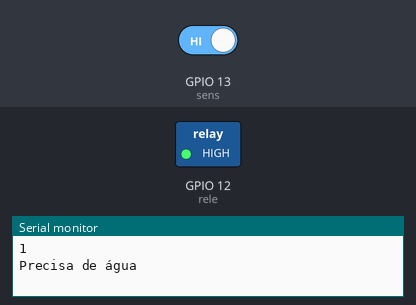
Simulated run of this sketch. Board: ESP8266 (NodeMCU). On the bench: switched loads named in the sketch (green lamp = pin HIGH), the last lines printed to the serial monitor. The test bench sets the inputs (shaded band); at power-on: GPIO 13 (sens) HIGH. WiFi joins after 1.5 s; servers stay silent unless stated.

Above: at 3.0 s.
3.1 s: GPIO 13 (sens) driven LOW
At 4.4 s:
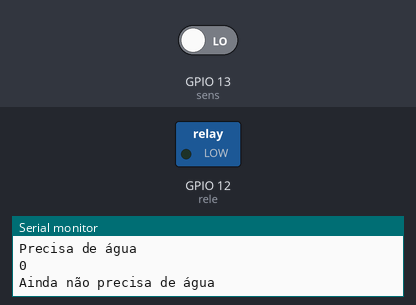
8.7 s: GPIO 13 (sens) driven HIGH
At 10.6 s:
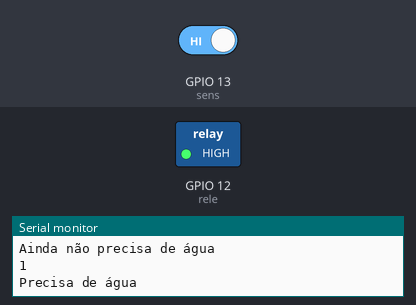
Timing chart, 0 to 12.1 s (numbered marks = the images above; inputs shaded):
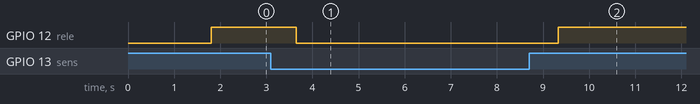

The sketch:

PlantaRega.ino
```cpp
#define BLYNK_PRINT Serial
#include <ESP8266WiFi.h>
#include <BlynkSimpleEsp8266.h>

WiFiClientSecure client;
String textFix = "GET /forms/d/e/1FAIpQLSeqvRmNyJ7IPepmgB0PAvFQwp9YfcUdSpAJI4o44zQpUdExww/formResponse?ifq&entry.457253454=123";
char auth[] = "ae0831f308cd44f28c110ee5b05ab065";
const int sensorPin = 13;
int sensorState = 0;
int lastState = 0;
#define    rele     12
#define    sens     13
int cont = 0;


void setup()
{
  Serial.begin(9600);
  Blynk.begin(auth, "MiPhone", "9454xrjorge");  //wifi name and password
  /*WiFi.mode(WIFI_STA);//Habilita o modo estaçao
    WiFi.begin("MiPhone", "9454xrjorge");
    delay(2000);*/

  pinMode(sensorPin, INPUT);

  pinMode(rele, OUTPUT);   //configura saída para sinal do relé
  pinMode(sens,  INPUT);   //configura entrada para leitura do sensor


  digitalWrite(rele, LOW); //rele inicia desligado
}

void loop()
{
 if(!digitalRead(sens)) digitalWrite(rele, LOW);

  //Senão, liga relé
  else digitalWrite(rele, HIGH);

  delay(741);

  Blynk.run();

  sensorState = digitalRead(sensorPin);
Serial.println(sensorState);

if (sensorState == 1 && lastState == 0) {
  Serial.println("Precisa de água");
  Blynk.notify("Vai regar");
   /* if (client.connect("docs.google.com", 443) == 1)//Tenta se conectar ao servidor do Google docs na porta 443 (HTTPS)
    {
      int cont = 0;
        String toSend = textFix;//Atribuimos a String auxiliar na nova String que sera enviada
        toSend = cont++;//Adicionamos um valor aleatorio
        toSend += "&submit=Submit HTTP/1.1";//Completamos o metodo GET para nosso formulario.

        client.println(toSend);//Enviamos o GET ao servidor-
        client.println("Host: docs.google.com");//-
        client.println();//-
        client.stop();//Encerramos a conexao com o servidor
        Serial.println("Dados enviados.");//Mostra no monitor que foi enviado
    }
    else
    {
        Serial.println("Erro ao se conectar");//Se nao for possivel conectar no servidor, ira avisar no monitor.
    }*/

  lastState = 1;
  delay(1000);

  }
  else if (sensorState == 1 && lastState == 1) {
  Serial.println("Ainda não foi regado");
  delay(1000);
  }
  else {
    Serial.println("Ainda não precisa de água");
    Blynk.notify("A sua planta foi regada");
    lastState = 0;
    delay(2000);
  }

  delay(100);
}
```

Measured:
- after the input at 3.1 s, GPIO 12 (rele): HIGH → LOW after 0.55 s
- after the input at 8.7 s, GPIO 12 (rele): LOW → HIGH after 0.63 s
